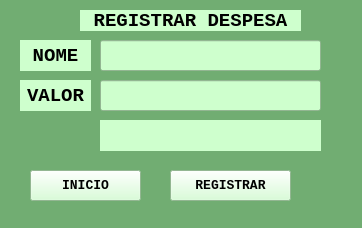
<?xml version="1.0" encoding="UTF-8"?>
<ui version="4.0">
 <class>MainWindow</class>
 <widget class="QMainWindow" name="MainWindow">
  <property name="geometry">
   <rect>
    <x>0</x>
    <y>0</y>
    <width>362</width>
    <height>228</height>
   </rect>
  </property>
  <property name="windowTitle">
   <string>MainWindow</string>
  </property>
  <property name="styleSheet">
   <string notr="true">background-color: rgb(113, 173, 114);</string>
  </property>
  <widget class="QWidget" name="centralwidget">
   <widget class="QLabel" name="label">
    <property name="geometry">
     <rect>
      <x>20</x>
      <y>40</y>
      <width>71</width>
      <height>31</height>
     </rect>
    </property>
    <property name="font">
     <font>
      <family>Courier New</family>
      <pointsize>14</pointsize>
      <weight>75</weight>
      <bold>true</bold>
     </font>
    </property>
    <property name="styleSheet">
     <string notr="true">background-color: rgb(206, 255, 205);
</string>
    </property>
    <property name="frameShape">
     <enum>QFrame::NoFrame</enum>
    </property>
    <property name="frameShadow">
     <enum>QFrame::Plain</enum>
    </property>
    <property name="text">
     <string>NOME</string>
    </property>
    <property name="alignment">
     <set>Qt::AlignCenter</set>
    </property>
   </widget>
   <widget class="QLabel" name="label_2">
    <property name="geometry">
     <rect>
      <x>80</x>
      <y>10</y>
      <width>221</width>
      <height>21</height>
     </rect>
    </property>
    <property name="font">
     <font>
      <family>Courier New</family>
      <pointsize>14</pointsize>
      <weight>75</weight>
      <bold>true</bold>
     </font>
    </property>
    <property name="styleSheet">
     <string notr="true">background-color: rgb(206, 255, 205);
</string>
    </property>
    <property name="frameShape">
     <enum>QFrame::NoFrame</enum>
    </property>
    <property name="frameShadow">
     <enum>QFrame::Plain</enum>
    </property>
    <property name="text">
     <string>REGISTRAR DESPESA</string>
    </property>
    <property name="alignment">
     <set>Qt::AlignCenter</set>
    </property>
   </widget>
   <widget class="QLabel" name="label_3">
    <property name="geometry">
     <rect>
      <x>20</x>
      <y>80</y>
      <width>71</width>
      <height>31</height>
     </rect>
    </property>
    <property name="font">
     <font>
      <family>Courier New</family>
      <pointsize>14</pointsize>
      <weight>75</weight>
      <bold>true</bold>
     </font>
    </property>
    <property name="styleSheet">
     <string notr="true">background-color: rgb(206, 255, 205);
</string>
    </property>
    <property name="frameShape">
     <enum>QFrame::NoFrame</enum>
    </property>
    <property name="frameShadow">
     <enum>QFrame::Plain</enum>
    </property>
    <property name="text">
     <string>VALOR</string>
    </property>
    <property name="alignment">
     <set>Qt::AlignCenter</set>
    </property>
   </widget>
   <widget class="QLabel" name="label_4">
    <property name="geometry">
     <rect>
      <x>100</x>
      <y>120</y>
      <width>221</width>
      <height>31</height>
     </rect>
    </property>
    <property name="font">
     <font>
      <family>Courier New</family>
      <pointsize>10</pointsize>
      <weight>75</weight>
      <bold>true</bold>
     </font>
    </property>
    <property name="styleSheet">
     <string notr="true">background-color: rgb(206, 255, 205);
</string>
    </property>
    <property name="frameShape">
     <enum>QFrame::NoFrame</enum>
    </property>
    <property name="frameShadow">
     <enum>QFrame::Plain</enum>
    </property>
    <property name="text">
     <string/>
    </property>
    <property name="alignment">
     <set>Qt::AlignLeading|Qt::AlignLeft|Qt::AlignVCenter</set>
    </property>
   </widget>
   <widget class="QLineEdit" name="lineEdit">
    <property name="geometry">
     <rect>
      <x>100</x>
      <y>40</y>
      <width>221</width>
      <height>31</height>
     </rect>
    </property>
    <property name="font">
     <font>
      <family>Courier New</family>
      <pointsize>12</pointsize>
      <weight>75</weight>
      <bold>true</bold>
     </font>
    </property>
    <property name="styleSheet">
     <string notr="true">background-color: rgb(206, 255, 205);

</string>
    </property>
   </widget>
   <widget class="QLineEdit" name="lineEdit_2">
    <property name="geometry">
     <rect>
      <x>100</x>
      <y>80</y>
      <width>221</width>
      <height>31</height>
     </rect>
    </property>
    <property name="font">
     <font>
      <family>Courier New</family>
      <pointsize>12</pointsize>
      <weight>75</weight>
      <bold>true</bold>
     </font>
    </property>
    <property name="styleSheet">
     <string notr="true">background-color: rgb(206, 255, 205);

</string>
    </property>
   </widget>
   <widget class="QPushButton" name="pushButton">
    <property name="geometry">
     <rect>
      <x>30</x>
      <y>170</y>
      <width>111</width>
      <height>31</height>
     </rect>
    </property>
    <property name="font">
     <font>
      <family>Courier New</family>
      <pointsize>10</pointsize>
      <weight>75</weight>
      <bold>true</bold>
     </font>
    </property>
    <property name="styleSheet">
     <string notr="true">background-color: rgb(206, 255, 205);
</string>
    </property>
    <property name="text">
     <string>INICIO</string>
    </property>
   </widget>
   <widget class="QPushButton" name="pushButton_2">
    <property name="geometry">
     <rect>
      <x>170</x>
      <y>170</y>
      <width>121</width>
      <height>31</height>
     </rect>
    </property>
    <property name="font">
     <font>
      <family>Courier New</family>
      <pointsize>10</pointsize>
      <weight>75</weight>
      <bold>true</bold>
     </font>
    </property>
    <property name="styleSheet">
     <string notr="true">background-color: rgb(206, 255, 205);
</string>
    </property>
    <property name="text">
     <string>REGISTRAR</string>
    </property>
   </widget>
  </widget>
  <widget class="QStatusBar" name="statusbar"/>
 </widget>
 <resources/>
 <connections/>
</ui>
